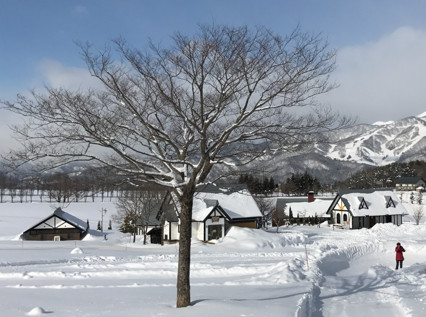
#> input picture mybook/imgs/snow.jpg, 426 x 317 px, found by its file name
$ jupyter execute hist_equalization.ipynb
#> lines starting #> are read from the running program, lines starting #| are printed output that depends on the picture
# Histogram Equalization

[cell 1]
import matplotlib.pyplot as plt
import cv2
import numpy as np

## histogram

* 先來讀一張圖：

[cell 2]
src = plt.imread("imgs/snow.jpg")
#> src is the input picture: shape (317, 426, 3); mean R, G, B 140.9, 148.5, 159
print(src.shape)
#| (317, 426, 3)
plt.imshow(src);

### 灰階圖片的 histogram

* 我們可以把影像轉成灰階後，拉直，然後畫 histogram

[cell 3]
snow_gray = cv2.cvtColor(src, cv2.COLOR_RGB2GRAY)
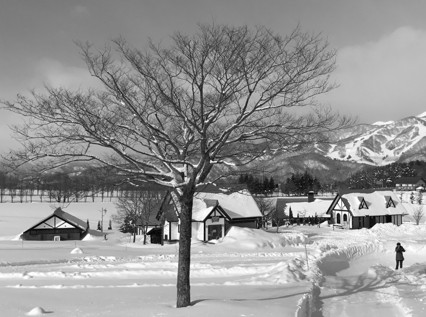
#> snow_gray: shape (317, 426); min 0, max 255, mean 147.4
plt.imshow(snow_gray, cmap = "gray");

[cell 4]
plt.hist(snow_gray.ravel(), 256);
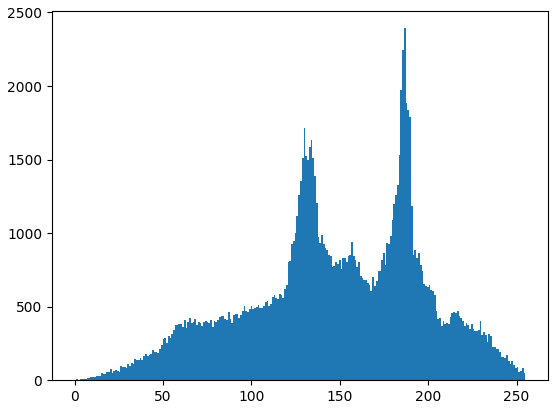
#> figure drawn by matplotlib, 1 panel; tallest bar 2393 high, from x = 186.3 to 187.3

* opencv 有 `calcHist()` 函數，可以幫我們統計出每個像素出現的次數

[cell 5]
snow_hist = cv2.calcHist(
    images = [snow_gray], # 可以放好幾個影像
    channels = [0], # 0 是 gray
    mask = None, # 有放 mask，就只會對那個區域算 histogram
    histSize = [256], # 就是要幾個 bins
    ranges = [0, 256], # value 是從幾到幾
    accumulate = False # 如果放多個影像，這邊可以選 True，就會累積上去
)
#> snow_hist = 256 values, max 2393 at index 187, min 3 at index 2, mean 527.5

[cell 6]
snow_hist.shape
#> Out = (256, 1)

* 這個 256 的 array，就是每個 bin 對應的 frequency。
* 例如我們看前五個

[cell 7]
snow_hist[:6]
#> Out = [4, 5, 3, 7, 11, 10]

$ run again, with mybook/imgs/macau.jpg copied over mybook/imgs/snow.jpg
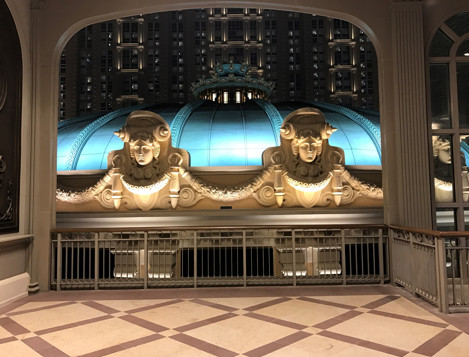
#> input picture mybook/imgs/macau.jpg, 469 x 357 px, found by its file name
#> src is the input picture: shape (357, 469, 3); mean R, G, B 104, 90.2, 74
#| (357, 469, 3)
#> `snow_gray = cv2.cvtColor(src, cv2.COLOR_RGB2GRAY)`:
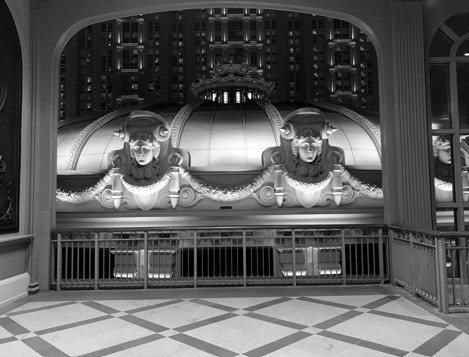
#> snow_gray: shape (357, 469); min 0, max 255, mean 92.5
#> `[cell 4] plt.hist(snow_gray.ravel(), 256);`:
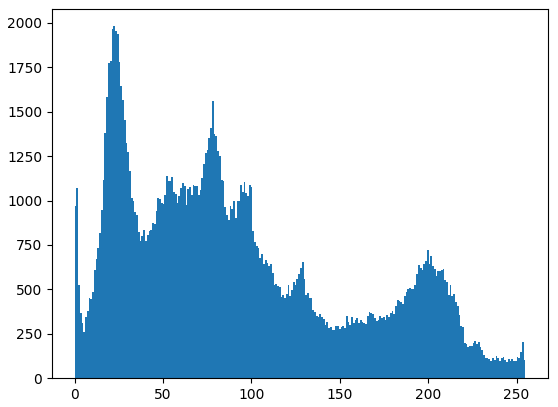
#> figure drawn by matplotlib, 1 panel; tallest bar 1981 high, from x = 21.91 to 22.91
#> snow_hist = 256 values, max 1981 at index 22, min 90 at index 245, mean 654
#> `snow_hist[:6]`: Out = [969, 1071, 523, 368, 311, 261]

$ run again, with mybook/imgs/office.jpg copied over mybook/imgs/snow.jpg
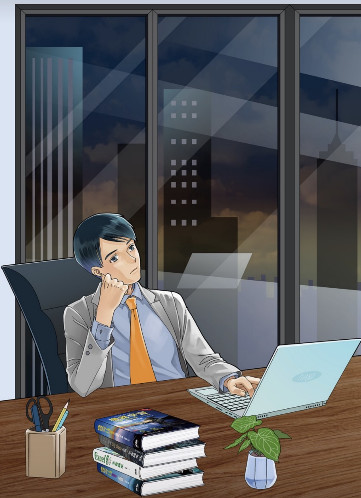
#> input picture mybook/imgs/office.jpg, 361 x 498 px, found by its file name
#> src is the input picture: shape (498, 361, 3); mean R, G, B 93.1, 92.4, 94.3
#| (498, 361, 3)
#> `snow_gray = cv2.cvtColor(src, cv2.COLOR_RGB2GRAY)`:
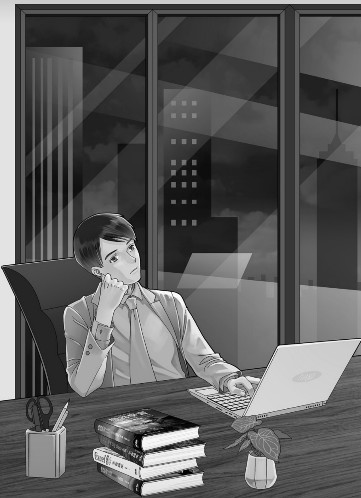
#> snow_gray: shape (498, 361); min 0, max 255, mean 92.8
#> `[cell 4] plt.hist(snow_gray.ravel(), 256);`:
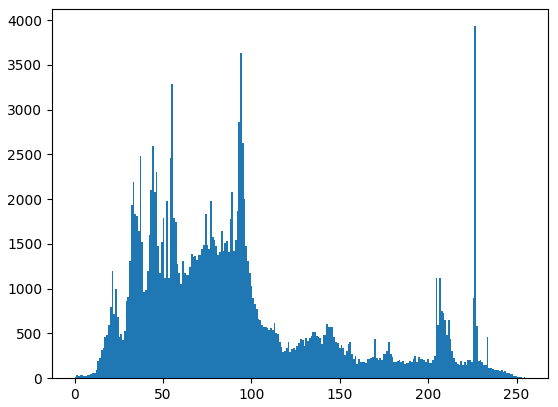
#> figure drawn by matplotlib, 1 panel; tallest bar 3933 high, from x = 226.1 to 227.1
#> snow_hist = 256 values, max 3933 at index 227, min 4 at index 254, mean 702.3
#> `snow_hist[:6]`: Out = [8, 36, 24, 37, 34, 27]
